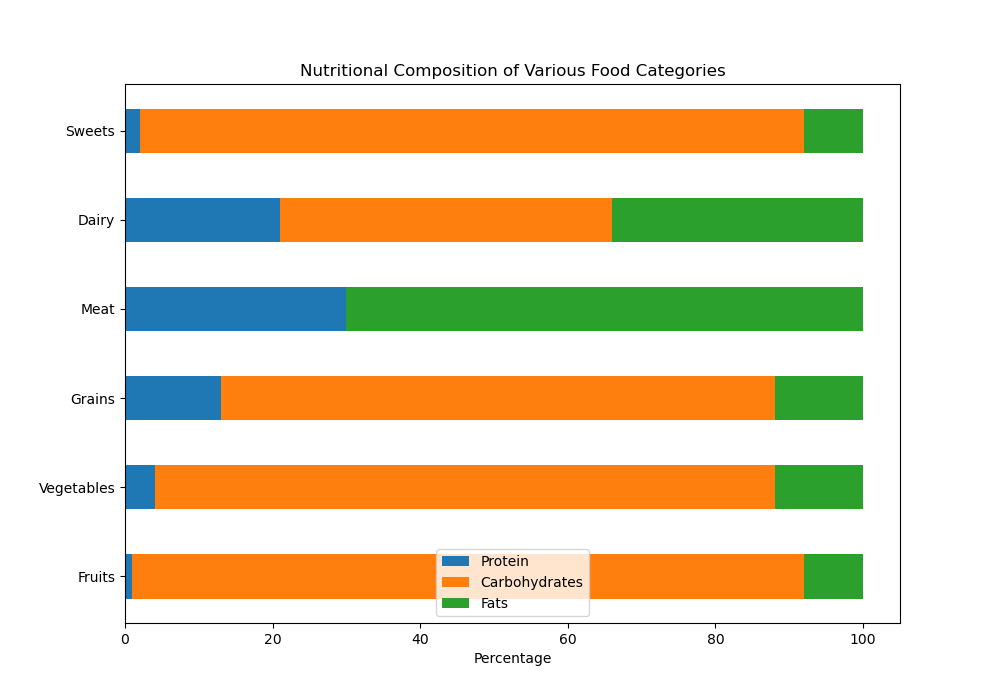

Source code (Python):

import matplotlib.pyplot as plt
import numpy as np

# Data
categories = ['Fruits', 'Vegetables', 'Grains', 'Meat', 'Dairy', 'Sweets']
protein = [1, 4, 13, 30, 21, 2]
carbohydrates = [91, 84, 75, 0, 45, 90]
fats = [8, 12, 12, 70, 34, 8]

# Plotting
bar_width = 0.5
index = np.arange(len(categories))

fig, ax = plt.subplots(figsize=(10, 7))
ax.barh(index, protein, bar_width, label='Protein', color='#1f77b4')
ax.barh(index, carbohydrates, bar_width, left=protein, label='Carbohydrates', color='#ff7f0e')
ax.barh(index, fats, bar_width, left=np.array(protein) + np.array(carbohydrates), label='Fats', color='#2ca02c')

# Labels and Titles
ax.set_xlabel('Percentage')
ax.set_title('Nutritional Composition of Various Food Categories')
ax.set_yticks(index)
ax.set_yticklabels(categories)
ax.legend()

# Display the plot
plt.show()
